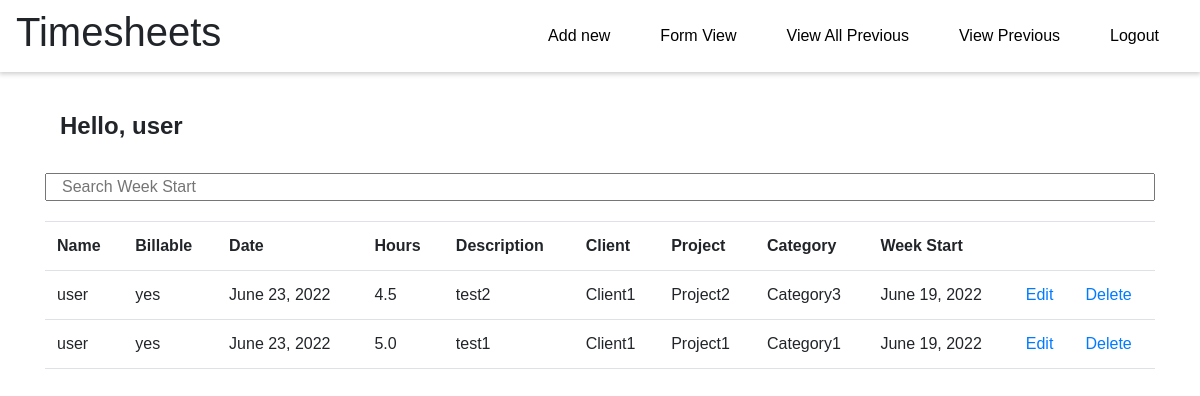
/userentry/ (signed in), run on the app's committed database.
### timesheets/models.py (models this page shows, shortened)
class Master_db(models.Model):
    timesheetid = models.AutoField(primary_key=True)
    billable = models.CharField(max_length = 10, choices = choices)
    date = models.DateField()
    hours = models.FloatField()
    description = models.CharField(max_length = 500)
    name = models.CharField(max_length=100)
    client = models.ForeignKey(Client, default = 1, on_delete= models.SET_DEFAULT)
    project = models.ForeignKey(Project, default = 1, on_delete= models.SET_DEFAULT)
    category = models.ForeignKey(Category, default = 1, on_delete=models.SET_DEFAULT)
    @property
    def week_start(self):
        week_start =  self.date + datetime.timedelta(self.date.weekday(), weeks =-1)
        return week_start

class Client(models.Model):
    client_id = models.AutoField(primary_key=True)
    client_name = models.CharField(max_length=100)
    def __str__(self):
        return self.client_name

class Project(models.Model):
    project_id = models.AutoField(primary_key=True)
    project_name = models.CharField(max_length=100)
    def __str__(self):
        return self.project_name

class Category(models.Model):
    category_id = models.AutoField(primary_key = True)
    category_name = models.CharField( max_length=100)
    def __str__(self):
        return self.category_name

### timesheets/views.py (the view)
# urls.py: path('userentry/', views.userentry, name = 'userentry')
def userentry(request):
        time_threshold = datetime.now() - timedelta(days=14)
        now = timezone.now()
        name = request.user
        results = Master_db.objects.filter(date__gt = time_threshold, name = name).order_by("-timesheetid")
        return render(request, "userentry.html",{'userentry':results})

### timesheets/templates/userentry.html (shortened to what this page needs)
{% extends 'base2.html' %}
{% block content %}
<!DOCTYPE html>
<html lang="en">
<head>
  <link href="https://cdn.jsdelivr.net/npm/bootstrap@5.1.3/dist/css/bootstrap.min.css" rel="stylesheet"
>
  <link href="https://maxcdn.bootstrapcdn.com/bootstrap/4.0.0-alpha.6/css/bootstrap.min.css" rel="stylesheet">
  <div class="container">
</head>
<body>
  {% if user.is_authenticated %}
  <div>
    <h4 class = "container"style="font-weight: bold;">Hello, {{ request.user }}</h4>
    <br>
    <input type="text" class="container" id="myInput1" onkeyup="myFunction()" placeholder="Search Week Start"
      title="Type in a name">
    <div id="table-wrapper">
      <div id="table-scroll">
        <table class="table table-hover" id="myTable">
          <tr>
            <th>Name</th>
            <th>Billable</th>
            <th>Date</th>
            <th>Hours</th>
            <th>Description</th>
            <th>Client</th>
            <th>Project</th>
            <th>Category</th>
            <th>Week Start</th>
            <th> </th>
            <th></th>
          </tr>
          {% for displayentry in userentry %}
          <tr>
            <td id=name>{{displayentry.name}}</td>
            <td>{{displayentry.billable}}</td>
            <td>{{displayentry.date}}</td>
            <td>{{displayentry.hours}}</td>
            <td>{{displayentry.description}}</td>
            <td>{{displayentry.client}}</td>
            <td>{{displayentry.project}}</td>
            <td>{{displayentry.category}}</td>
            <td>{{displayentry.week_start}}</td>
            <td><a href="/edit/{{displayentry.timesheetid}}">Edit</a></td>
            <td><a href="/delete/{{displayentry.timesheetid}}">Delete</a></td>
          </tr>
          {% endfor %}
        </table>
      </div>
    </div>
    {% endif %}
  </div>
</html>
{% endblock %}

### timesheets/templates/base2.html (style rules this page uses)
* { padding: 0; margin: 0; box-sizing: border-box; font-family: "Poppins", sans-serif; }
body { scroll-behavior: smooth; }

### timesheets/templates/userentry.html (style rules this page uses)
#table-wrapper { position: relative; }
#table-scroll { height: 475px; overflow: auto; margin-top: 20px; }
#table-wrapper table { width: 100%; }
#myTable { margin-left: auto; margin-right: auto; }

### data on the page
Master_db: name "user", billable "yes", date "June 23, 2022", hours "4.5", description "test2", client "Client1", project "Project2", category "Category3", week_start "June 19, 2022"
Master_db: name "user", billable "yes", date "June 23, 2022", hours "5.0", description "test1", client "Client1", project "Project1", category "Category1", week_start "June 19, 2022"

### other printed values
{{ request.user }} "user"
